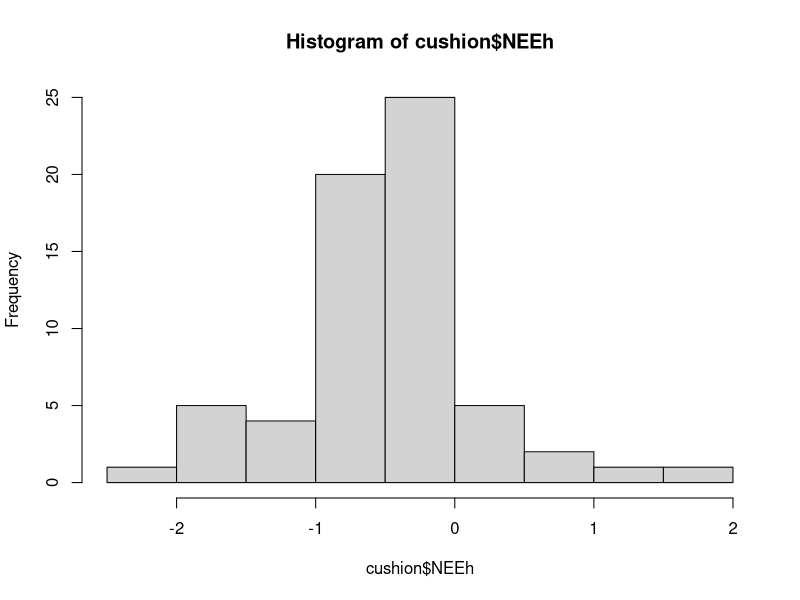
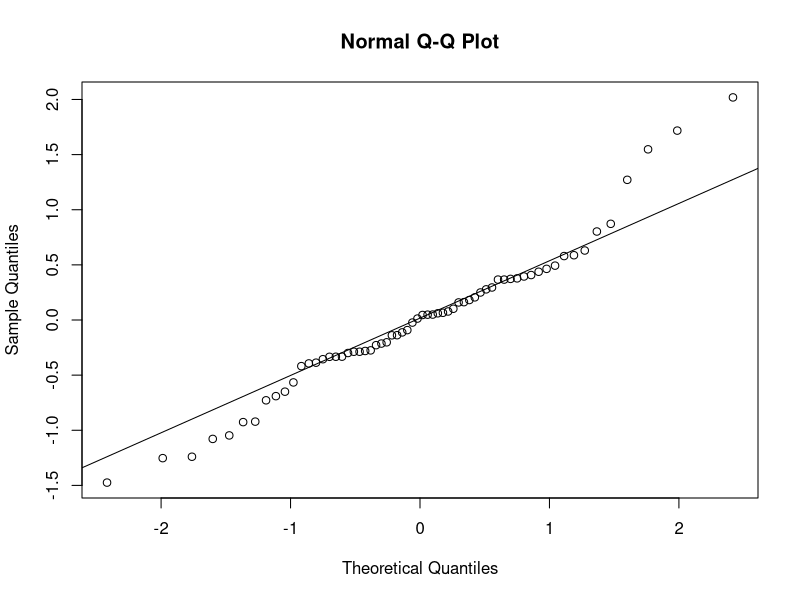
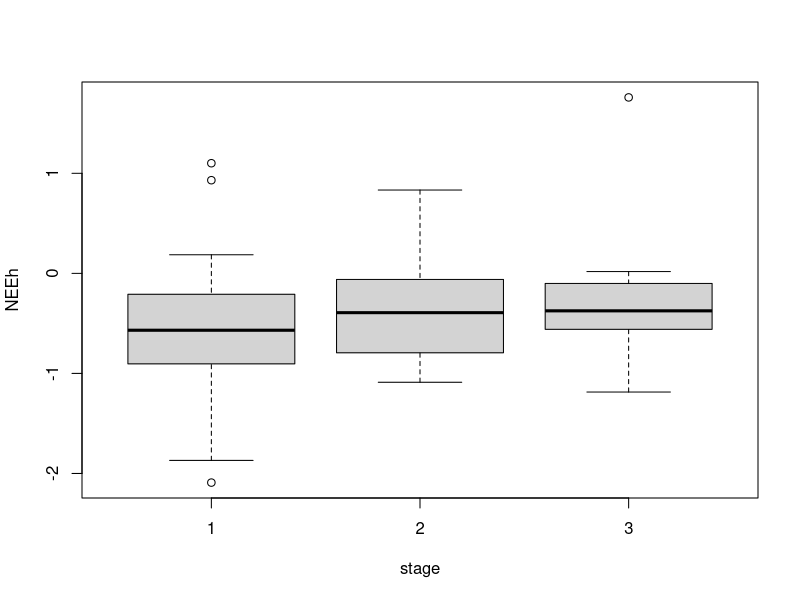
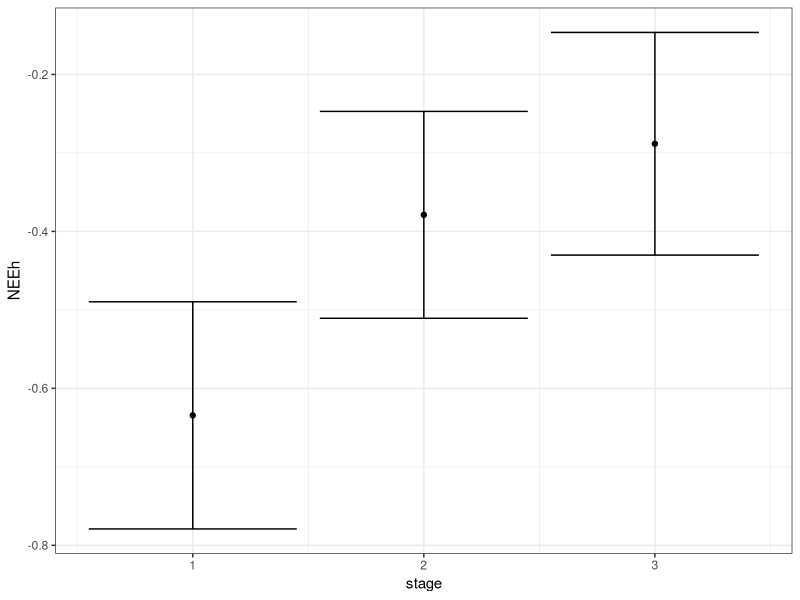
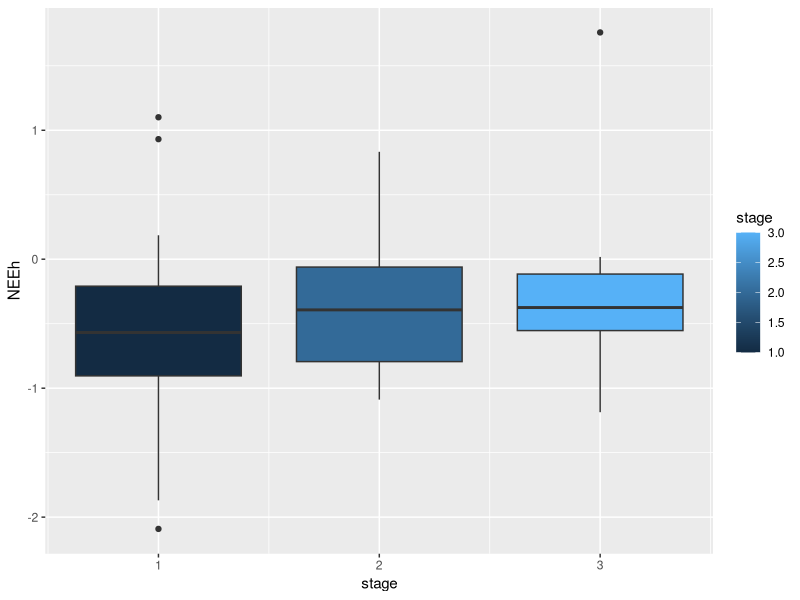
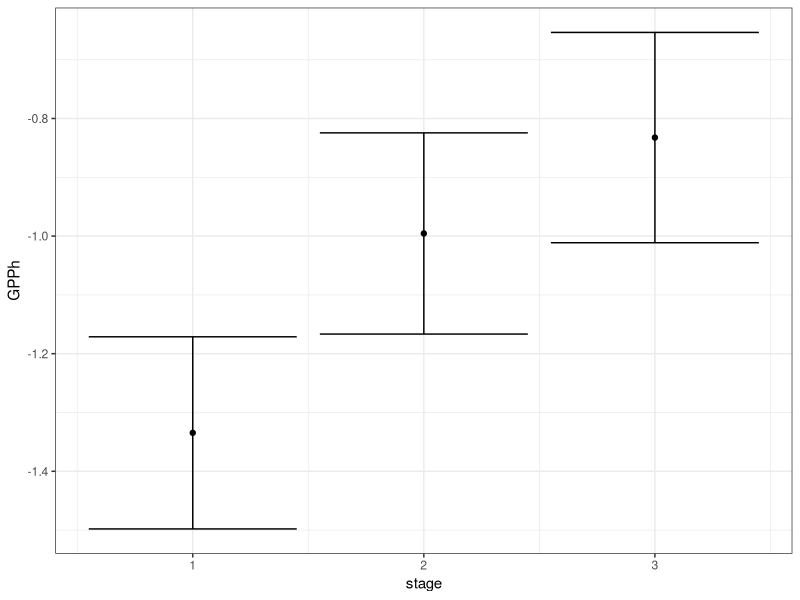
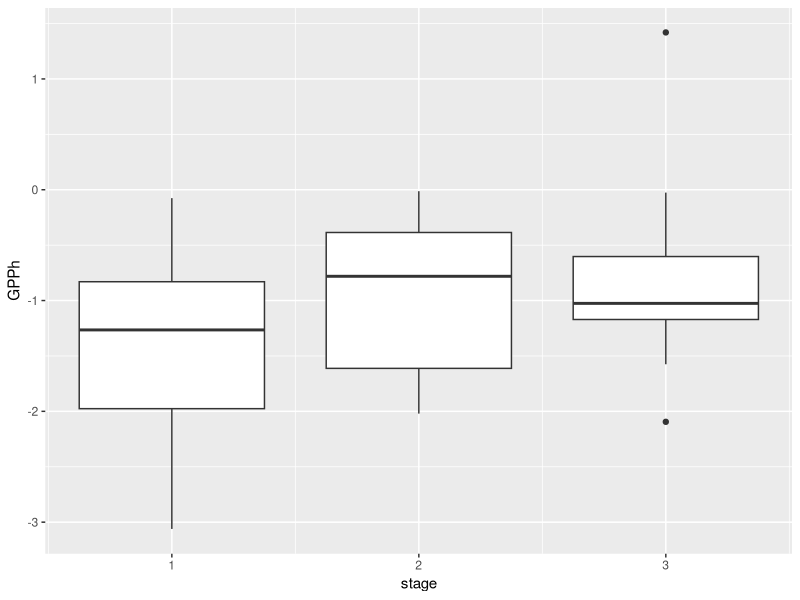
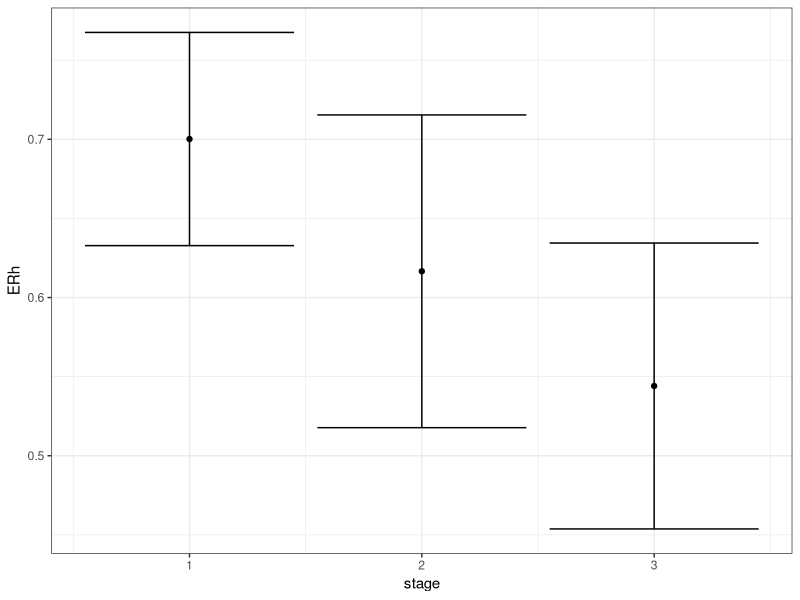

Reproduce these figures in R, in order.
##NUEVOS DATOS ACTUALIZADOS###
library(here)
library(readxl)
library(ggplot2)

cushion <- read.csv(here::here("FieldData/CO2_update_2023-11-05.csv"))

#Run ANOVA model
model <- aov(NEEh ~ stage, data = cushion)

#ANOVA assumptions: If these assumptions aren’t met, then the results of our one-way ANOVA could be unreliable.
#1. Normality – Each sample was drawn from a normally distributed population.
#2. Equal Variances – The variances of the populations that the samples come from are equal.
#3. Independence – The observations in each group are independent of each other and the observations within groups were obtained by a random sample.

#####
#ASSUMPTION #1: check for Normality
#ANOVA assumes that each sample was drawn from a normally distributed population.
######
hist(cushion$NEEh)

#create Q-Q plot to compare this dataset to a theoretical normal distribution 
#In general, if the data points fall along a straight diagonal line in a Q-Q plot, then the dataset likely follows a normal distribution
qqnorm(model$residuals)
#add straight diagonal line to plot
qqline(model$residuals)

#Conduct Shapiro-Wilk Test for Normality.
#The Shapiro-Wilk Test tests the null hypothesis that the samples come from a normal distribution vs. the alternative hypothesis that the samples do not come from a normal distribution. 
#<.05 p-value means it comes from a non-normal distribution
#if you have extremely large sample sizes then statistical tests like the Shapiro-Wilk test will almost always tell you that your data is non-normal.
shapiro.test(cushion$NEEh)

#notes:
#In general, a one-way ANOVA is considered to be fairly robust against violations of the normality assumption as long as the sample sizes are sufficiently large. 
#it’s often best to inspect your data visually using graphs like histograms and Q-Q plots. 
#By simply looking at the graphs, you can get a pretty good idea of whether or not the data is normally distributed.

##NOT NORMAL??##
#If the normality assumption is severely violated or if you just want to be extra conservative, you have two choices:
#(1) Transform the response values of your data so that the distributions are more normally distributed.
#(2) Perform an equivalent non-parametric test such as a Kruskal-Wallis Test that doesn’t require the assumption of normality.

###############
#Assumption #2: Equal Variance
#ANOVA assumes that the variances of the populations that the samples come from are equal.
###############
#Check the assumption visually using boxplots.
boxplot(NEEh ~ stage, data=cushion)
#Check the assumption using a formal statistical tests like Bartlett’s Test
#Bartlett’s Test tests the null hypothesis that the samples have equal variances vs. the alternative hypothesis that the samples do not have equal variances. 
bartlett.test(NEEh ~ stage, data=cushion)

##NOT EQUAL VARIANCE?##
#a one-way ANOVA is considered to be fairly robust against violations of the equal variances assumption as long as each group has the same sample size.
#However, if the sample sizes are not the same and this assumption is severely violated, you could instead run a Kruskal-Wallis Test, which is the non-parametric version of the one-way ANOVA.

###############
#Assumption #3: Independence
###############
#ANOVA assumes The observations in each group are independent of the observations in every other group.
#The observations within each group were obtained by a random sample.

#How to check this assumption:
#There is no formal test you can use to verify that the observations in each group are independent and that they were obtained by a random sample. 
#The only way this assumption can be satisfied is if a randomized design was used.

##NOT INDEPENDENT??##
#What to do if this assumption is violated:
#Unfortunately, there is very little you can do if this assumption is violated. 
#Simply put, if the data was collected in a way where the observations in each group are not independent of observations in other groups, or if the observations within each group were not obtained through a randomized process, the results of the ANOVA will be unreliable.



##plotting stage vs reponse variables
stageNEEh<-ggplot(cushion, aes(stage, NEEh, group=stage, color=NEEh))+
  stat_summary(fun=mean, geom="point")+
  stat_summary(fun.data=mean_se, geom="errorbar")+
  theme_bw()+
  guides(fill=guide_legend(title="stage"))
stageNEEh

plot_alt <- ggplot(cushion, aes(stage, NEEh, group=stage, fill=stage))+
  geom_boxplot()
plot_alt

model1 <- aov(NEEh ~ stage, data = cushion)
summary(model1)

stageGPPh<-ggplot(cushion, aes(stage, GPPh, group=stage, color=GPPh))+
  stat_summary(fun=mean, geom="point")+
  stat_summary(fun.data=mean_se, geom="errorbar")+
  theme_bw()+
  guides(fill=guide_legend(title="stage"))
stageGPPh

plot_alt2 <- ggplot(cushion, aes(stage, GPPh, group=stage, color=GPPh))+
  geom_boxplot()
plot_alt2

model2 <- aov(GPPh ~ stage, data = cushion)
summary(model2)

stageERh<-ggplot(cushion, aes(stage, ERh, group=stage, color=ERh))+
  stat_summary(fun=mean, geom="point")+
  stat_summary(fun.data=mean_se, geom="errorbar")+
  theme_bw()+
  guides(fill=guide_legend(title="stage"))
stageERh

plot_alt3 <- ggplot(cushion, aes(stage, ERh, group=stage, color=GPPh))+
  geom_boxplot()
plot_alt3


stageplantago<-ggplot(cushion, aes(stage, plantago, group=stage, color=plantago))+
  stat_summary(fun=mean, geom="point")+
  stat_summary(fun.data=mean_se, geom="errorbar")+
  theme_bw()+
  guides(fill=guide_legend(title="stage"))
stageplantago

plot_alt4 <- ggplot(cushion, aes(stage, plantago, group=stage, color=GPPh))+
  geom_boxplot()
plot_alt4

###multilinear regression
 

ggplt <- ggplot(cushion, aes(x=radiation, y=NEEh#, shape=stage
                             ))+ 
  geom_point()+ 
  theme_classic() 

ggplt 

# Plotting multiple Regression Lines 
ggplt+geom_smooth(method=lm,se=TRUE,fullrange=TRUE, 
                  aes(color=stage)) 


##plantago y NEEh with normal regrression
model1 <- ggplot(cushion, aes(richness, ERh)) +
  geom_point() +
  geom_smooth(method = "lm")
model1



###relation between airtemp and radiation with other variables##
##checkinng normality???
hist1<-ggplot(cushion, aes(airtemp))+
  geom_histogram(bins=10, aes(y=..density..))+
  geom_density(alpha=0.2, fill="red")

model1 <- ggplot(cushion, aes(airtemp, ERh)) +
  geom_point() +
  geom_smooth(method = "lm")

hist1<-ggplot(cushion, aes(radiation))+
  geom_histogram(bins=10, aes(y=..density..))+
  geom_density(alpha=0.2, fill="red")

model1 <- ggplot(cushion, aes(radiation, ERh)) +
  geom_point() +
  geom_smooth(method = "lm")


